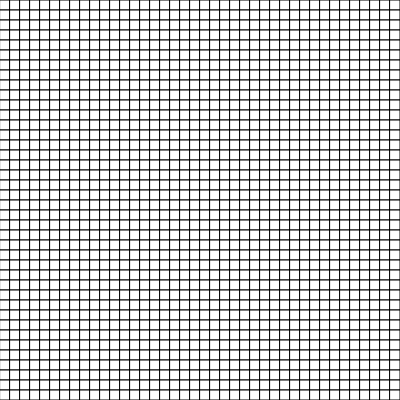
Frame 1 (no input)
Frame 60 (no input): identical to frame 1, image omitted
Frame 120 (the mouse pressed at the canvas centre since frame 60): identical to frame 1, image omitted

The p5.js sketch that drew this single still picture (run headless with seeded random() and noise() and a simulated clock; from frame 60 on, the mouse is pressed at the canvas centre):

// p5.js sketch
// ── sketch.js
function setup() {
  createCanvas(400, 400);
}

const colors = ['red', 'white', 'blue'];

Array.prototype.choose = function () {
  return this[Math.floor(Math.random() * this.length)];
};

function draw() {
  background(220);
  const grid = new Grid(14);

  grid.draw();
}

// ── grid.js
function closestDivisible(squareSize) {
  while (width % squareSize !== 0 || height % squareSize !== 0) {
    squareSize--;
  }
  return squareSize;
}

class Grid {
  constructor(squareSize) {
    this.squareSize = closestDivisible(squareSize);
  }

  draw() {
    for (let h = 0; h < height / this.squareSize; h++) {
      for (let w = 0; w < width / this.squareSize; w++) {
        square(this.squareSize * w, this.squareSize * h, this.squareSize);
      }
    }
  }
}
